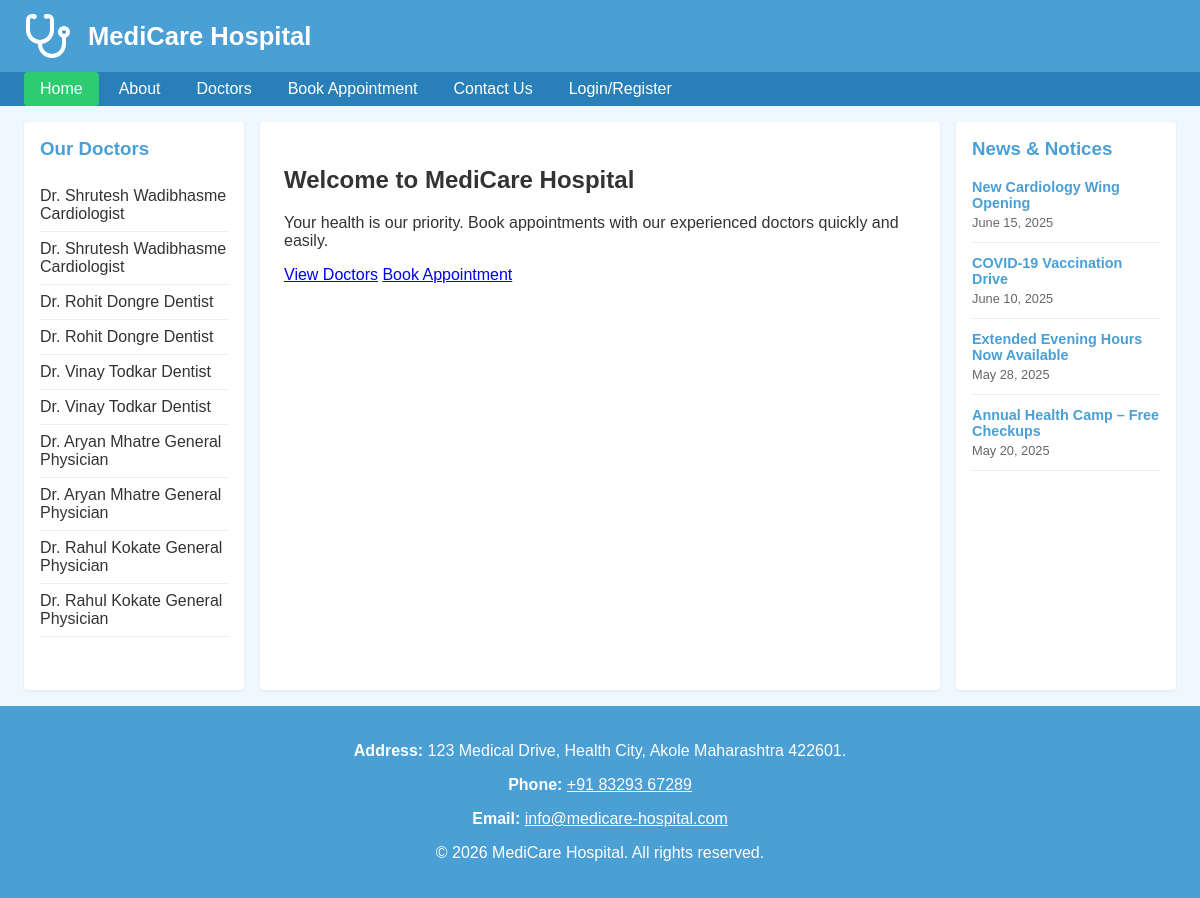
The page / on the database its author committed.
### tables this page shows
CREATE TABLE doctors (
    id INT AUTO_INCREMENT PRIMARY KEY,
    name VARCHAR(100) NOT NULL,
    specialization VARCHAR(100) NOT NULL,
    availability VARCHAR(255) NOT NULL,
    image_path VARCHAR(255)
);

### includes/sidebar_left.php (the view, shortened to what this page needs)
<?php
$doctors = [];
try {
    $pdo  = getDB();
    $stmt = $pdo->query('SELECT id, name, specialization FROM doctors ORDER BY specialization, name');
    $doctors = $stmt->fetchAll();
} catch (PDOException $e) {
    error_log('sidebar_left: failed to fetch doctors — ' . $e->getMessage());
}
?>
<aside class="sidebar-left">
    <h3>Our Doctors</h3>
    <ul>
        <?php if (empty($doctors)): ?>
            <li class="no-doctors">No doctors available.</li>
        <?php else: ?>
            <?php foreach ($doctors as $doctor): ?>
                <li>
                    <span class="doctor-name"><?= htmlspecialchars($doctor['name'], ENT_QUOTES, 'UTF-8') ?></span>
                    <span class="doctor-specialization"><?= htmlspecialchars($doctor['specialization'], ENT_QUOTES, 'UTF-8') ?></span>
                </li>
            <?php endforeach; ?>
        <?php endif; ?>
    </ul>
</aside>

### css/style.css (style rules this page uses)
:root { --color-primary: #4a9fd4; --color-secondary: #2ecc71; --color-white: #ffffff; --color-bg: #f0f8ff; --color-text: #333333; --color-nav-bg: #2980b9; }
*, *::before, *::after { box-sizing: border-box; }
body { font-family: Arial, sans-serif; margin: 0; padding: 0; background: var(--color-bg); color: var(--color-text); }
.sidebar-left, .sidebar-right { background: var(--color-white); padding: 16px; border-radius: 4px; box-shadow: 0 1px 3px rgba(0, 0, 0, 0.08); }
.sidebar-left h3, .sidebar-right h3 { color: var(--color-primary); margin-top: 0; }
.sidebar-left ul { list-style: none; padding: 0; margin: 0; }
.sidebar-left li { padding: 8px 0; border-bottom: 1px solid #eee; }

### rows shown on the page
doctors: name "Dr. Shrutesh Wadibhasme", specialization "Cardiologist"
doctors: name "Dr. Shrutesh Wadibhasme", specialization "Cardiologist"
doctors: name "Dr. Rohit Dongre", specialization "Dentist"
doctors: name "Dr. Rohit Dongre", specialization "Dentist"
doctors: name "Dr. Vinay Todkar", specialization "Dentist"
doctors: name "Dr. Vinay Todkar", specialization "Dentist"
doctors: name "Dr. Aryan Mhatre", specialization "General Physician"
doctors: name "Dr. Aryan Mhatre", specialization "General Physician"
doctors: name "Dr. Rahul Kokate", specialization "General Physician"
doctors: name "Dr. Rahul Kokate", specialization "General Physician"

### other values the page prints
$link['label'] "Home"
$link['label'] "About"
$link['label'] "Doctors"
$link['label'] "Book Appointment"
$link['label'] "Contact Us"
$notice['title'] "New Cardiology Wing Opening"
$notice['date'] "June 15, 2025"
$notice['title'] "COVID-19 Vaccination Drive"
$notice['date'] "June 10, 2025"
$notice['title'] "Extended Evening Hours Now Available"
$notice['date'] "May 28, 2025"
$notice['title'] "Annual Health Camp – Free Checkups"
$notice['date'] "May 20, 2025"
